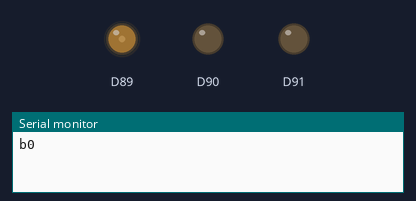
Bench run of a sketch on a simulated Arduino MKR. Shown: output pins drawn as LEDs (lit = HIGH), the last lines printed to the serial monitor.

Above: at 0.07 s.
At 5.02 s:
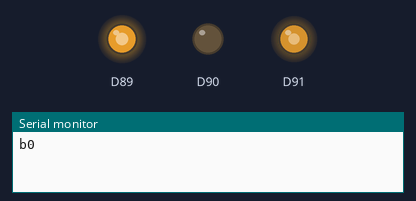
At 9.98 s:
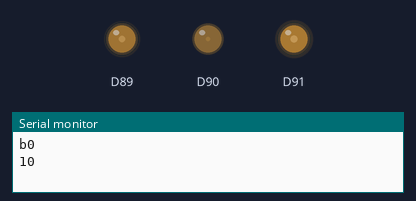
At 19.89 s:
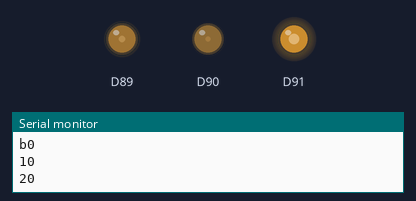
At 29.8 s:
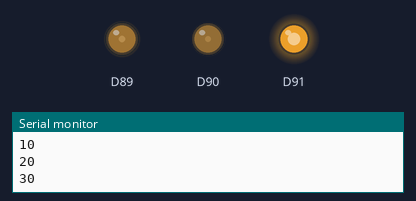
At 39.86 s:
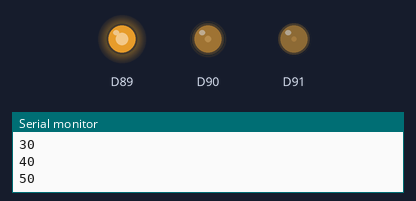
Timing chart, 0 to 40.0 s (numbered marks = the images above):
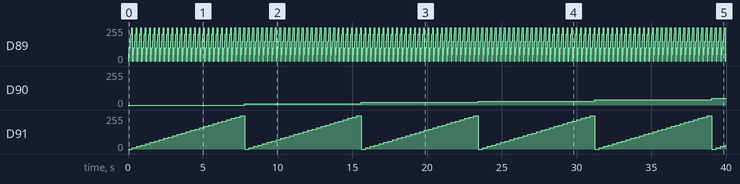

The sketch:

example.ino
```cpp
#include "mkr wifi 1010 RGB_BUILTIN.h"

void setup() {
  Serial.begin(9600);
  BuiltIn_begin();  //set pins as output
}

void loop() {
  Serial.print("b");
 for (int i = 0; i < 255; i+=10)
 {
   Serial.println(i);
   for (int j = 0; j < 255; j+=10)
   {
     for (int k = 0; k < 255; k+=50)
     {
       BuiltIn_RGB(k, i, j);//set color
       delay(50);
     }
   }
 }
}
```

mkr_wifi_1010_RGB_BUILTIN.cpp
```cpp
#include "mkr wifi 1010 RGB_BUILTIN.h"


void BuiltIn_begin()
{
  WiFiDrv::pinMode(25, OUTPUT);
  WiFiDrv::pinMode(26, OUTPUT);
  WiFiDrv::pinMode(27, OUTPUT);
}

void BuiltIn_RGB(int r, int g, int b)
{
  BuiltIn_Clear();
  WiFiDrv::analogWrite(25, r);
  WiFiDrv::analogWrite(26, g);
  WiFiDrv::analogWrite(27, b);
}

void BuiltIn_Clear()
{

  WiFiDrv::analogWrite(25, 0);
  WiFiDrv::analogWrite(26, 0);
  WiFiDrv::analogWrite(27, 0);
}
```

mkr_wifi_1010_RGB_BUILTIN.h
```cpp
#ifndef MKR_WIFI_1010_RGB_BUILTIN_H_
#define MKR_WIFI_1010_RGB_BUILTIN_H_

#include <WiFiNINA.h>           // This is required only for the purpose of loading the library below.
#include <utility/wifi_drv.h>

void BuiltIn_begin();
void BuiltIn_RGB(int r, int g, int b);
void BuiltIn_Clear();

#endif
```

Measured:
- by itself, D89: repeats every 0.30 s: 100/255 0.05 s, 150/255 0.05 s, 200/255 0.05 s, 250/255 0.05 s, 0/255 0.05 s, 50/255 0.05 s
- by itself, D90: moves from 0/255 to 50/255 over 31.2 s
- by itself, D91: ramps from 0/255 to 250/255 and jumps back, once every 7.8 s
